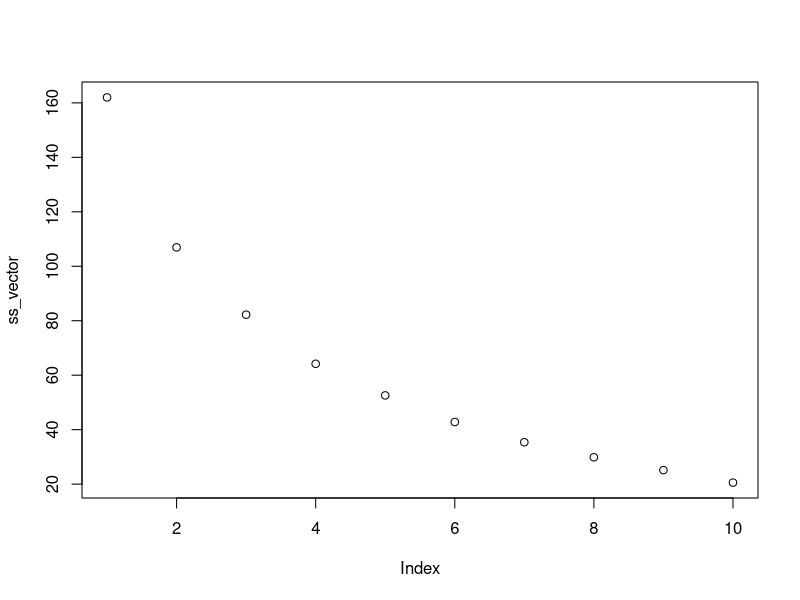
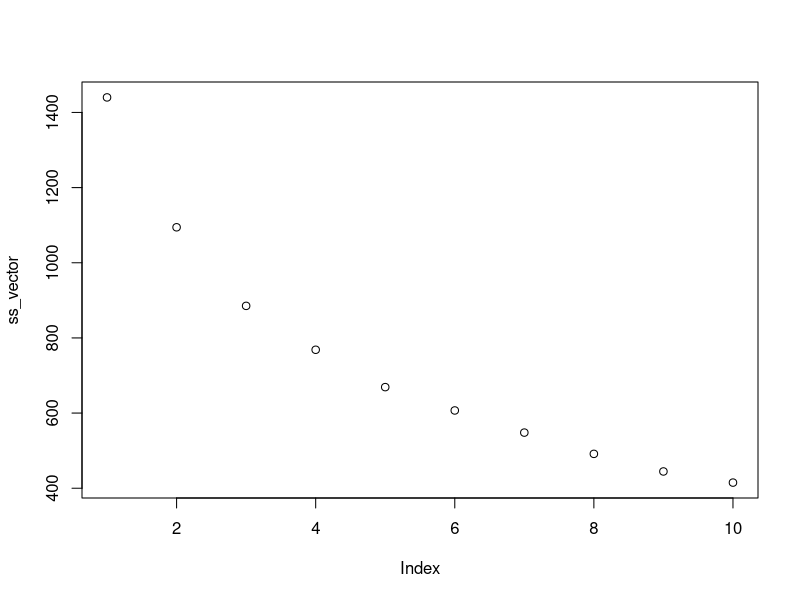
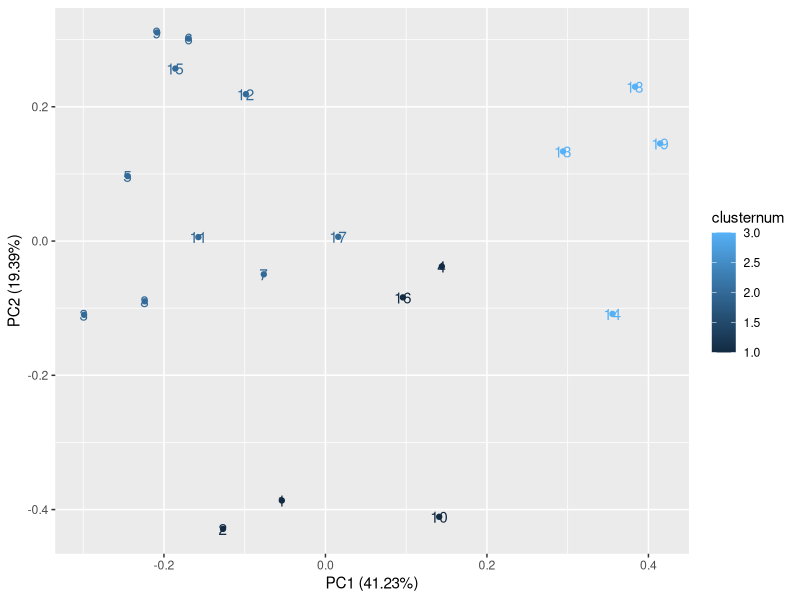
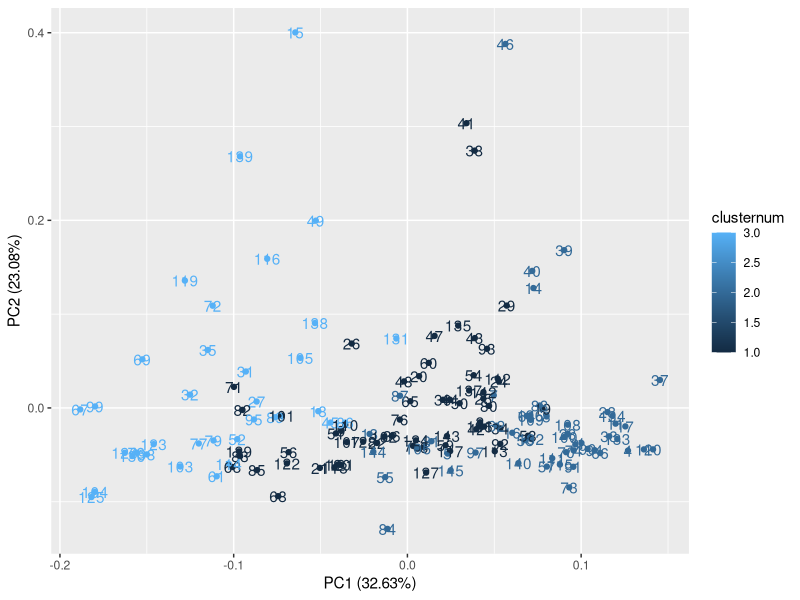
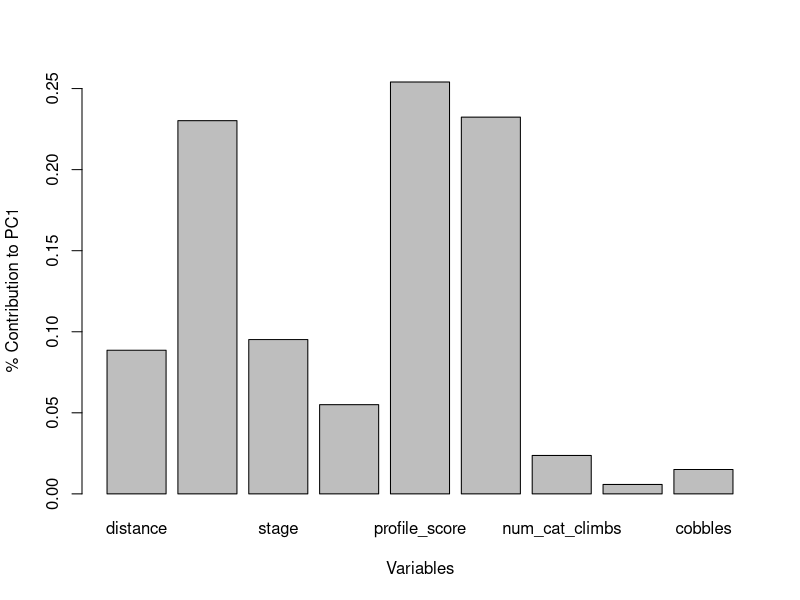
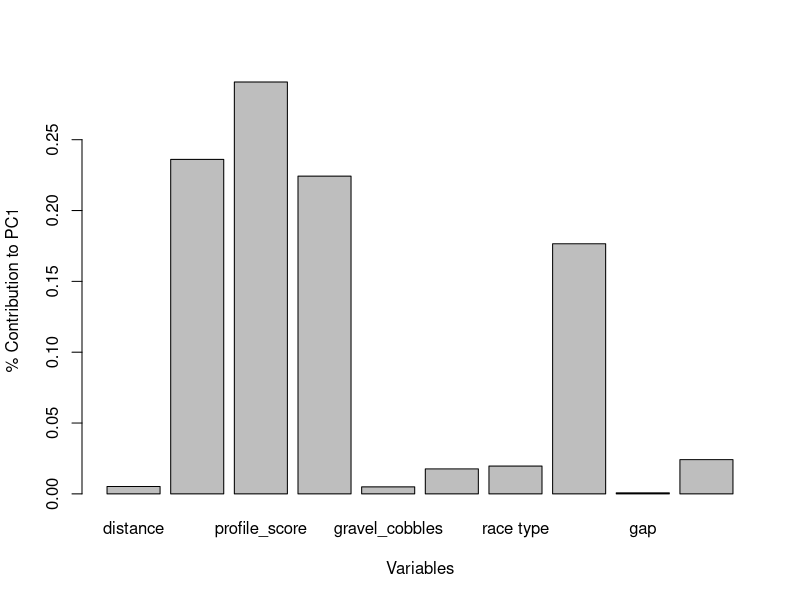
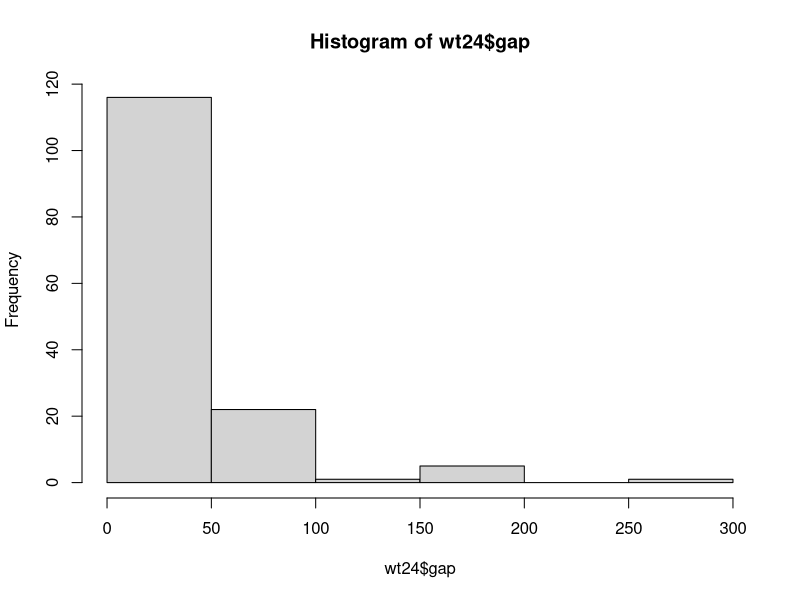
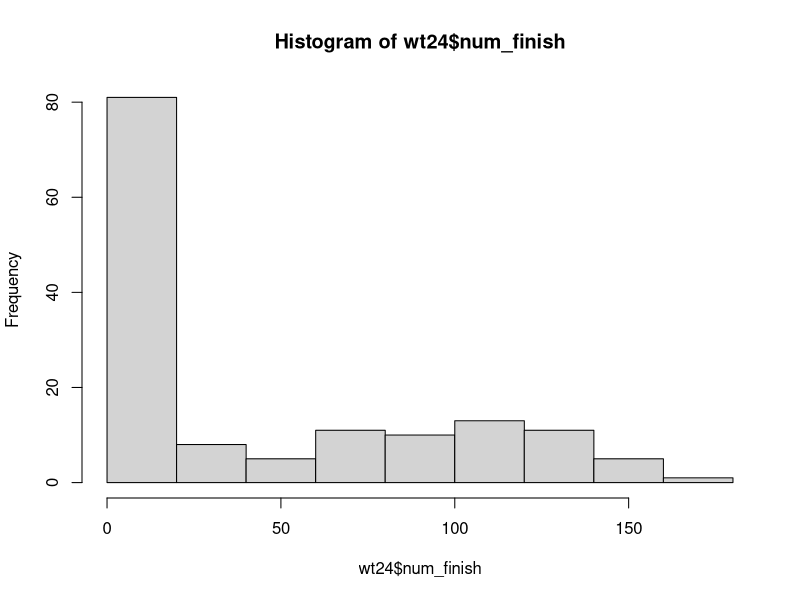

These figures' R source, in order:
library(readr)
library(ggplot2)
library(ggfortify)
library(dplyr)
tdf24<-read_csv("tdf24.csv")
wt24<-read_csv("racedata_wt24.csv")
scaled_wt24<-as.data.frame(scale(wt24))
scaled_tdf24<-as.data.frame(scale(tdf24))

cluster_ssplot <- function(data){
  ss_vector <- numeric(10)
  for(i in 1:10){
    output <- kmeans(data, centers = i, nstart=20)
    ss_vector[i] <- output$tot.withinss
  }
  plot(ss_vector)
}

cluster_ssplot(scaled_tdf24)
cluster_ssplot(scaled_wt24)

tdf_3clusters<-kmeans(scaled_tdf24,centers=3,nstart=20)
tdf24_withclusters<-scaled_tdf24 %>% 
  mutate(clusternum=tdf_3clusters$cluster)

wt_3clusters<-kmeans(wt24,centers=3,nstart=20)
wt24_withclusters<-scaled_wt24 %>% 
  mutate(clusternum=wt_3clusters$cluster)


tdf24_pca<-prcomp(scaled_tdf24)
pca_plot<-autoplot(tdf24_pca,data=tdf24_withclusters,colour='clusternum',label=TRUE)
pca_plot

wt24_pca<-prcomp(scaled_wt24)
wt_pca_plot<-autoplot(wt24_pca,data=wt24_withclusters,colour='clusternum',label=TRUE)
wt_pca_plot

loadings<-tdf24_pca$rotation
contribution<-loadings[,1]^2/sum(loadings[,1]^2)
barplot(contribution, names.arg = colnames(tdf24), 
        xlab = "Variables", ylab = "% Contribution to PC1")

wt24_loadings<-wt24_pca$rotation
wt24_contribution<-wt24_loadings[,1]^2/sum(wt24_loadings[,1]^2)
barplot(wt24_contribution, names.arg = colnames(scaled_wt24), 
        xlab = "Variables", ylab = "% Contribution to PC1")

hist(wt24$gap)
hist(wt24$num_finish)
hist(wt24$distance_solo)
hist(wt24$distance)
hist(wt24$vertical)
hist(wt24$profile_score)
hist(wt24$profile_score_last25k)
